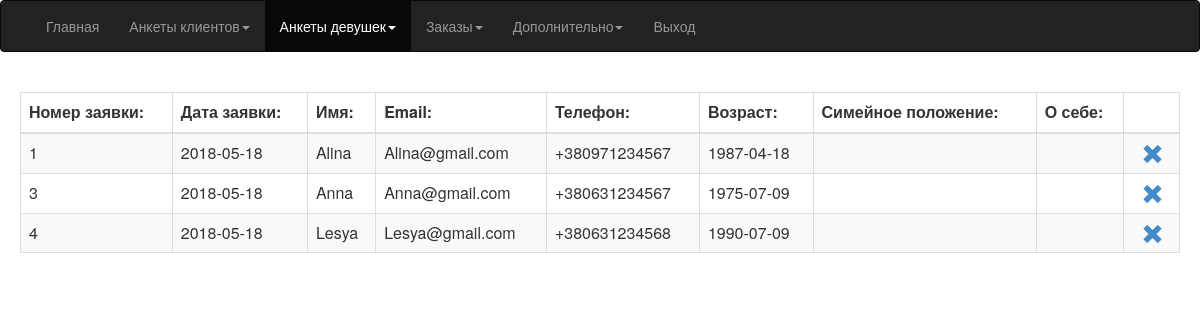
The app's page /matchmaker/girls_invite.php (signed in), older data.
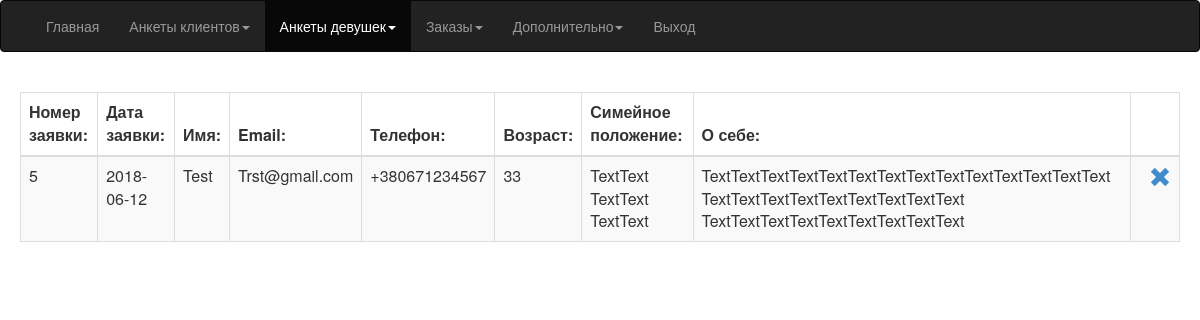
The same page, newer data.
### tables this page shows
CREATE TABLE IF NOT EXISTS `girls_invite` (
  `id` int(11) NOT NULL AUTO_INCREMENT,
  `name` varchar(64) NOT NULL,
  `email` varchar(64) NOT NULL,
  `phone` varchar(64) NOT NULL,
  `birthday` text NOT NULL,
  `marital_status` text NOT NULL,
  `message` text NOT NULL,
  `date_add` date NOT NULL,
  PRIMARY KEY (`id`)
);

### matchmaker/girls_invite.php (the view, shortened to what this page needs)
<?
$zapros_match = "SELECT * FROM matchmakers WHERE login='".$_SESSION['login_match']."'";
$requirest_match = mysql_query($zapros_match);
while($row_match = mysql_fetch_array($requirest_match)) { $status_match = $row_match['status']; }
$zapros = "SELECT * FROM girls_invite";
?>
<html>
<head>
	<link rel="stylesheet" href="./css/bootstrap.min.css" />
	<link rel="stylesheet" href="./css/font-awesome.min.css" />
</head>
<?
$page_name = "girls";
include "header.php";
?>
<body>
<div style="padding:20px;">
	<table class="table table-striped table-bordered">
		<thead>
			<tr>
				<th>Номер заявки:</th>
				<th>Дата заявки:</th>
				<th>Имя:</th>
				<th>Email:</th>
				<th>Телефон:</th>
				<th>Возраст:</th>
				<th>Симейное положение:</th>
				<th>О себе:</th>
				<th></th>
			</tr>
		</thead>
		<tbody>
			<?
			$result = mysql_query($zapros);
			while ($row = mysql_fetch_assoc($result))
				{
					$id = $row['id'];
					$name = $row['name'];
					$email = $row['email'];
					$phone = $row['phone'];
					$birthday = $row['birthday'];
					$date_add = $row['date_add'];
					$marital_status = $row['marital_status'];
					$message = $row['message'];
					echo ("
					<tr>
						<td>$id</td>
						<td>$date_add</td>
						<td>$name</td>
						<td>$email</td>
						<td>$phone</td>
						<td>$birthday</td>
						<td>$marital_status</td>
						<td>$message</td>
						<td><a href='./function/girls_invite_del.php?id=$id'><span style='font-size:22px; margin-left:10px;' class='glyphicon glyphicon-remove'></span></a></td>
					</tr>
						");
				}
			?>
		</tbody>
	</table>
</div>
</body>
</html>

### matchmaker/header.php (shortened to what this page needs)
<nav class="navbar navbar-inverse" style="text-align: center;">
  <div class="container-fluid">
    <div class="collapse navbar-collapse" id="navbar-main">
      <ul class="nav navbar-nav">
        <li class="<? if($page_name == "match") { echo('active'); } ?>"><a href="match.php">Главная</a></li>
        <? if($status_match == "1") {
		echo('
		<li class="dropdown '); if($page_name == "clients") { echo('active'); } echo('"><a href="#" class="dropdown-toggle" data-toggle="dropdown">Анкеты клиентов<span class="caret"></span></a>
			<ul class="dropdown-menu">
            <li><a href="./clients.php?view=all">Все пользователи сайта</a></li>
            <li><a href="./clients.php?view=active">Активные пользователи</a></li>
			<li><a href="./clients.php?view=del">Удаленные пользователи</a></li>
            <li role="separator" class="divider"></li>
            <li><a href="clients.php?view=my">Мои клиенты</a></li>
          </ul>
		</li>
		');
		} ?>
		<? if($status_match == "1") {
		echo('
        <li class="dropdown '); if($page_name == "girls") { echo('active'); } echo('"><a href="#" class="dropdown-toggle" data-toggle="dropdown">Анкеты девушек<span class="caret"></span></a>
			<ul class="dropdown-menu">
				<li><a href="./girls.php?view=all">Все девушки</a></li>
				<li><a href="./girls.php?view=gallery">Девушки в общей галерее</a></li>
				<li role="separator" class="divider"></li>
				<li><a href="./girl_add.php">Добавить девушку</a></li>
				<li><a href="./girls_invite.php">Заявки девушек</a></li>
			</ul>
		</li>
		');
		} ?>
		<? if($status_match == "1") {
		echo('
        <li class="dropdown '); if($page_name == "orders") { echo('active'); } echo('"><a href="#" class="dropdown-toggle" data-toggle="dropdown">Заказы<span class="caret"></span></a>
			<ul class="dropdown-menu">
            <li><a href="./orders.php?view=my_all">Все заказы моих клиентов</a></li>
			<li><a href="./orders.php?view=my_pending">Не обработаные заказы моих клиентов</a></li>
            <li role="separator" class="divider"></li>
            <li><a href="./orders.php?view=all">Все заказы по сайту</a></li>
          </ul>
		</li>
		');
		} ?>
		<? if($status_match == "1") {
		echo('
        <li class="dropdown '); if($page_name == "additionally") { echo('active'); } echo('"><a href="#" class="dropdown-toggle" data-toggle="dropdown">Дополнительно<span class="caret"></span></a>
			<ul class="dropdown-menu">
            <li><a href="./translators.php">Переводчики</a></li>
          </ul>
		</li>
		');
		} ?>
        <li><a href="./index.php?logout" >Выход</a></li>
      </ul>
    </div>
  </div>
</nav>

Row changes from the older to the newer data that the page shows:
removed girls_invite: id "1", date_add "2018-05-18", name "Alina", email "Alina@gmail.com", phone "+380971234567", birthday "1987-04-18"
removed girls_invite: id "3", date_add "2018-05-18", name "Anna", email "Anna@gmail.com", phone "+380631234567", birthday "1975-07-09"
removed girls_invite: id "4", date_add "2018-05-18", name "Lesya", email "Lesya@gmail.com", phone "+380631234568", birthday "1990-07-09"
added girls_invite: id "5", date_add "2018-06-12", name "Test", email "Trst@gmail.com", phone "+380671234567", birthday "33", marital_status "TextText TextText TextText", message "TextTextTextTextTextTextTextTextTextTextTextTextTextText TextTextTextTextTextTextTextTextText TextTextTextTextTextTextTextTextText"
